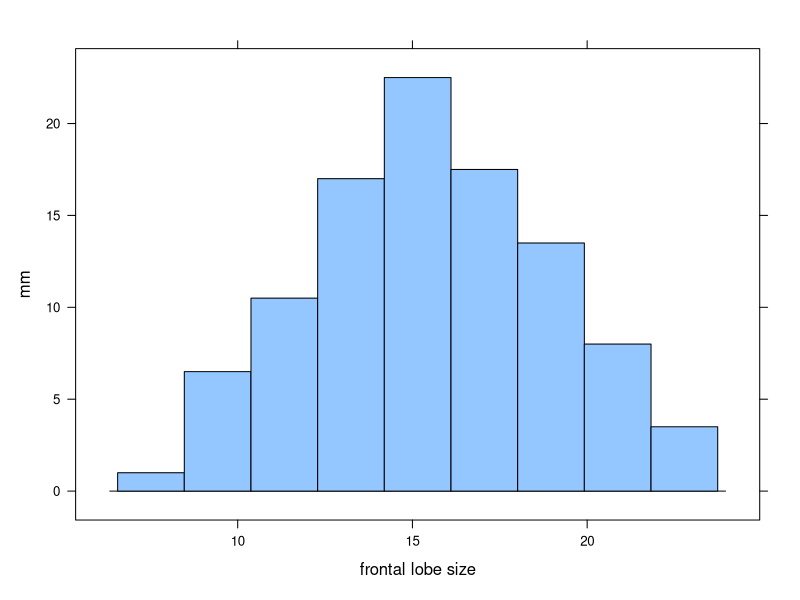
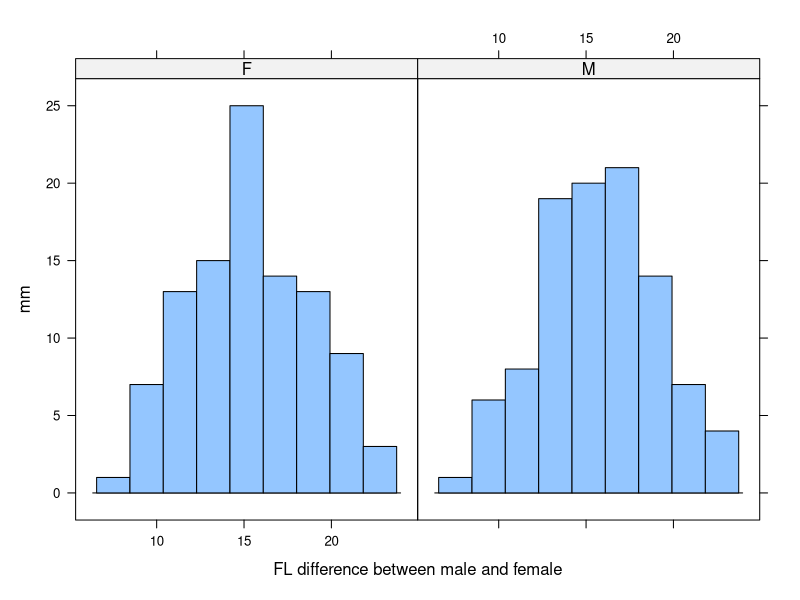
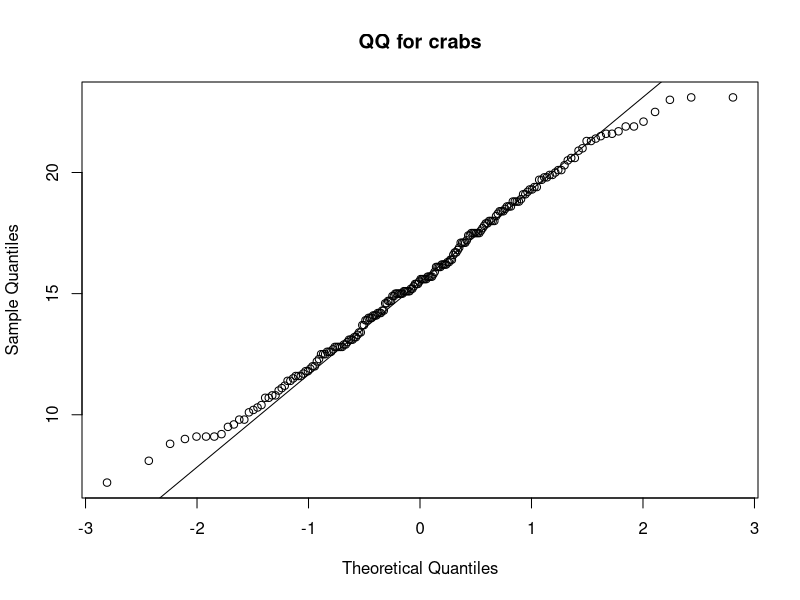

Recreate these plots in R, in order.
#' EX17.R
#' 1. 使用 histogram()函數繪製 crabs 數據框的 FL 變數的直方圖；
#' 並使用 sex 因子變數作為條件變數再繪製條狀直方圖，並解說你的到的結果。
#' 2. 使用 qqnorm() 與 qqline() 函數繪製 crabs 數據框的 FL 變數的 QQ 圖，
#' 並解說你所得到的結果；再使用 shapiro.test() 檢測 crabs$FL 變數是否符合常態分配。

library(lattice)
library(MASS)

##' FL = frontal lobe size (mm). 

#' Q1
stopifnot(nrow(crabs) > 30)
histogram(crabs$FL, xlab = "frontal lobe size", ylab = "mm")
histogram(~ FL | sex, data = crabs, xlab = "FL difference between male and female", ylab = "mm")

##' 大樣本, 未知母體標準差 -> 中央極限定理 

#' Q2
qqnorm(crabs$FL, main = "QQ for crabs")
qqline(crabs$FL)
test <- shapiro.test(crabs$FL)
test$method

##' 如果QQ圖的點越接近qqline產生的線, 表示數據越接近常態分配
##' 
##' > test
##' 
##' Shapiro-Wilk normality test
##' 
##' data:  crabs$FL
##' W = 0.99037, p-value = 0.2023
##' 
##' H_0: FL == Normal.dist
##' H_1: FL != Normal.dist
##' significant level alpha = 0.05
##' p-value = 0.2023 > alpha = 0.05, failed to reject H_0
